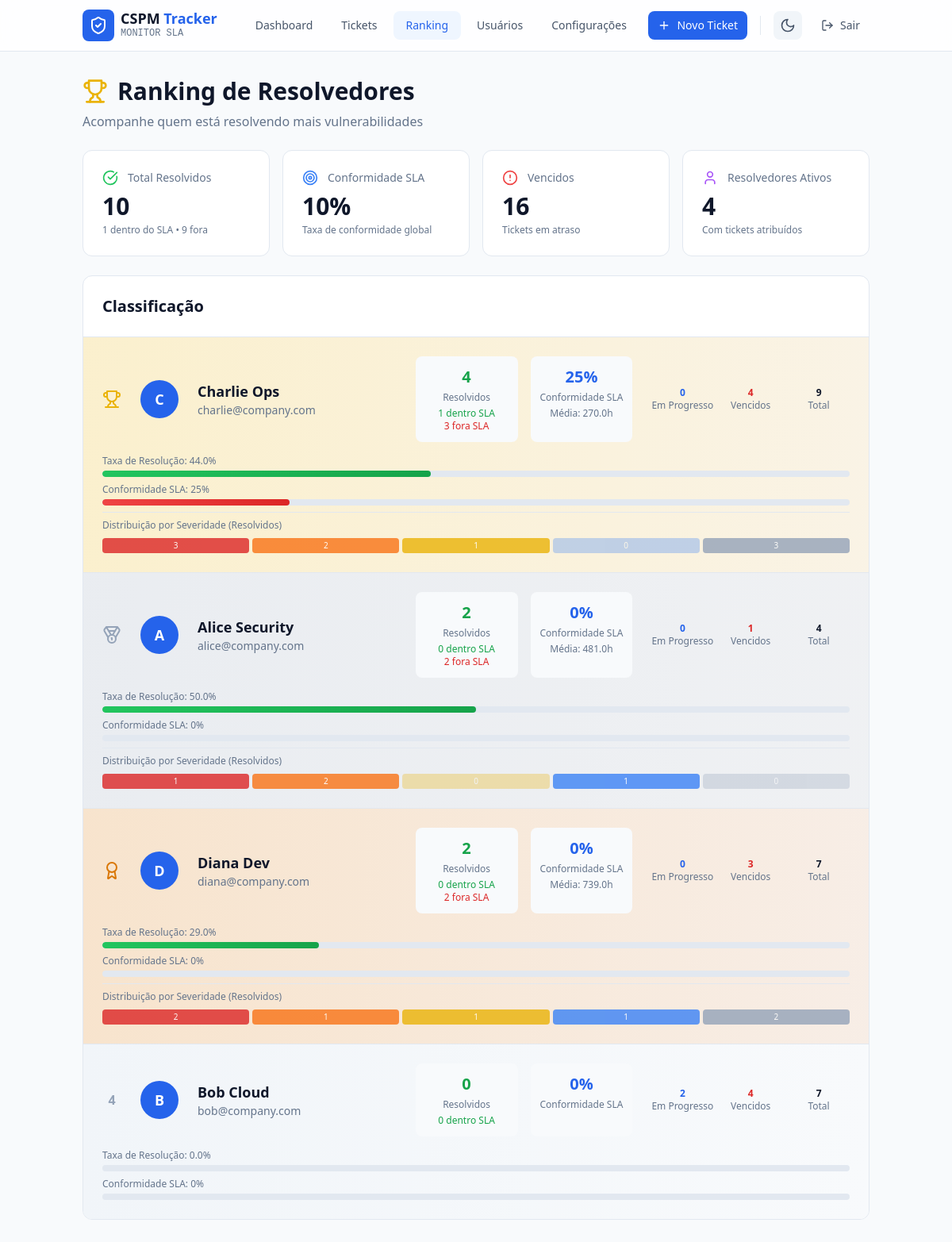
Page /ranking (signed in) on the committed database.
### flask_app/models.py (models this page shows)
class Resolver(db.Model):
    __tablename__ = "resolvers"
    id = db.Column(db.Integer, primary_key=True)
    name = db.Column(db.String(120), nullable=False)
    email = db.Column(db.String(160), unique=True, nullable=False)
    tickets = db.relationship("Misconfiguration", back_populates="resolver", lazy=True)

### flask_app/app.py (the view)
    @app.route("/ranking")
    @login_required
    def ranking():
        ensure_overdue_status()
        data = Misconfiguration.query.order_by(Misconfiguration.detected_at.desc()).all()
        resolvers = Resolver.query.order_by(Resolver.name.asc()).all()
        stats = {}
        now = datetime.utcnow()
        for resolver in resolvers:
            stats[resolver.email] = {
                "resolver": resolver,
                "resolved_count": 0,
                "resolved_within_sla": 0,
                "resolved_outside_sla": 0,
                "in_progress_count": 0,
                "overdue_count": 0,
                "total_assigned": 0,
                "avg_resolution_time": 0,
                "sla_compliance_rate": 0,
                "severity_breakdown": {
                    "CRITICAL": 0,
                    "HIGH": 0,
                    "MEDIUM": 0,
                    "LOW": 0,
                    "INFORMAL": 0,
                },
                "resolved_times": [],
            }
        for ticket in data:
            if not ticket.resolver:
                continue
            stats_item = stats.get(ticket.resolver.email)
            if not stats_item:
                continue
            stats_item["total_assigned"] += 1
            stats_item["severity_breakdown"][ticket.severity] += 1
            if ticket.status == "Resolved":
                stats_item["resolved_count"] += 1
                if now <= ticket.sla_deadline:
                    stats_item["resolved_within_sla"] += 1
                else:
                    stats_item["resolved_outside_sla"] += 1
                resolution_time = (now - ticket.detected_at).total_seconds() / 3600
                stats_item["resolved_times"].append(resolution_time)
            elif ticket.status == "In Progress":
                stats_item["in_progress_count"] += 1
            elif ticket.status == "Overdue":
                stats_item["overdue_count"] += 1
        ranking_list = []
        for item in stats.values():
            if item["resolved_times"]:
                item["avg_resolution_time"] = sum(item["resolved_times"]) / len(item["resolved_times"])
            if item["resolved_count"] > 0:
                item["sla_compliance_rate"] = round(
                    (item["resolved_within_sla"] / item["resolved_count"]) * 100
                )
            if item["total_assigned"] > 0:
                ranking_list.append(item)
        ranking_list.sort(
            key=lambda x: (
                -x["resolved_within_sla"],
                -x["resolved_count"],
                -x["sla_compliance_rate"],
            )
        )
        total_resolved = len([t for t in data if t.status == "Resolved"])
        total_in_progress = len([t for t in data if t.status == "In Progress"])
        total_overdue = len([t for t in data if t.status == "Overdue"])
        resolved_within_sla = len([t for t in data if t.status == "Resolved" and now <= t.sla_deadline])
        resolved_outside_sla = total_resolved - resolved_within_sla
        global_sla_compliance = round((resolved_within_sla / total_resolved) * 100) if total_resolved else 0
        return render_template(
            "ranking.html",
            ranking=ranking_list,
            total_resolved=total_resolved,
            total_in_progress=total_in_progress,
            total_overdue=total_overdue,
            resolved_within_sla=resolved_within_sla,
            resolved_outside_sla=resolved_outside_sla,
            global_sla_compliance=global_sla_compliance,
        )

### flask_app/templates/ranking.html (shortened to what this page needs)
{% extends "base.html" %}
{% set show_header = true %}
{% block content %}
  <div class="space-y-6">
    <div class="flex items-center justify-between">
      <div>
        <h1 class="text-3xl font-bold text-slate-900 dark:text-white flex items-center gap-3">
          <i data-lucide="trophy" class="w-8 h-8 text-yellow-500"></i>
          Ranking de Resolvedores
        </h1>
        <p class="text-slate-500 dark:text-slate-400 mt-2">
          Acompanhe quem está resolvendo mais vulnerabilidades
        </p>
      </div>
    </div>
    <div class="grid grid-cols-1 md:grid-cols-2 lg:grid-cols-4 gap-4">
      <div class="bg-white dark:bg-slate-800 rounded-xl border border-slate-200 dark:border-slate-700 p-6">
        <div class="flex items-center gap-3 mb-2">
          <i data-lucide="check-circle" class="w-5 h-5 text-green-500"></i>
          <span class="text-sm font-medium text-slate-500 dark:text-slate-400">Total Resolvidos</span>
        </div>
        <p class="text-3xl font-bold text-slate-900 dark:text-white">{{ total_resolved }}</p>
        <p class="text-xs text-slate-500 dark:text-slate-400 mt-1">
          {{ resolved_within_sla }} dentro do SLA • {{ resolved_outside_sla }} fora
        </p>
      </div>
      <div class="bg-white dark:bg-slate-800 rounded-xl border border-slate-200 dark:border-slate-700 p-6">
        <div class="flex items-center gap-3 mb-2">
          <i data-lucide="target" class="w-5 h-5 text-blue-500"></i>
          <span class="text-sm font-medium text-slate-500 dark:text-slate-400">Conformidade SLA</span>
        </div>
        <p class="text-3xl font-bold text-slate-900 dark:text-white">{{ global_sla_compliance }}%</p>
        <p class="text-xs text-slate-500 dark:text-slate-400 mt-1">Taxa de conformidade global</p>
      </div>
      <div class="bg-white dark:bg-slate-800 rounded-xl border border-slate-200 dark:border-slate-700 p-6">
        <div class="flex items-center gap-3 mb-2">
          <i data-lucide="alert-circle" class="w-5 h-5 text-red-500"></i>
          <span class="text-sm font-medium text-slate-500 dark:text-slate-400">Vencidos</span>
        </div>
        <p class="text-3xl font-bold text-slate-900 dark:text-white">{{ total_overdue }}</p>
        <p class="text-xs text-slate-500 dark:text-slate-400 mt-1">Tickets em atraso</p>
      </div>
      <div class="bg-white dark:bg-slate-800 rounded-xl border border-slate-200 dark:border-slate-700 p-6">
        <div class="flex items-center gap-3 mb-2">
          <i data-lucide="user" class="w-5 h-5 text-purple-500"></i>
          <span class="text-sm font-medium text-slate-500 dark:text-slate-400">Resolvedores Ativos</span>
        </div>
        <p class="text-3xl font-bold text-slate-900 dark:text-white">{{ ranking|length }}</p>
        <p class="text-xs text-slate-500 dark:text-slate-400 mt-1">Com tickets atribuídos</p>
      </div>
    </div>
    <div class="bg-white dark:bg-slate-800 rounded-xl border border-slate-200 dark:border-slate-700 overflow-hidden">
      <div class="p-6 border-b border-slate-200 dark:border-slate-700">
        <h2 class="text-xl font-semibold text-slate-900 dark:text-white">Classificação</h2>
      </div>
      {% if ranking|length == 0 %}
        <div class="p-12 text-center">
          <i data-lucide="trophy" class="w-16 h-16 text-slate-300 dark:text-slate-600 mx-auto mb-4"></i>
          <p class="text-slate-500 dark:text-slate-400">Nenhum resolvedor com tickets atribuídos ainda.</p>
        </div>
      {% else %}
        <div class="divide-y divide-slate-200 dark:divide-slate-700">
          {% for stats in ranking %}
            {% set idx = loop.index0 %}
            {% if idx == 0 %}
              {% set card = 'from-yellow-500/20 to-yellow-600/10 border-yellow-500/30' %}
              {% set icon = 'trophy' %}
            {% elif idx == 1 %}
              {% set card = 'from-slate-400/20 to-slate-500/10 border-slate-400/30' %}
              {% set icon = 'medal' %}
            {% elif idx == 2 %}
              {% set card = 'from-amber-600/20 to-amber-700/10 border-amber-600/30' %}
              {% set icon = 'award' %}
            {% else %}
              {% set card = 'from-slate-100 to-slate-50 dark:from-slate-800 dark:to-slate-900 border-slate-200 dark:border-slate-700' %}
              {% set icon = '' %}
            {% endif %}
            {% set success_rate = (stats.resolved_count / stats.total_assigned * 100) | round(0) if stats.total_assigned else 0 %}
            <div class="p-6 bg-gradient-to-r {{ card }} hover:shadow-lg transition-all">
              <div class="flex items-center gap-6">
                <div class="flex-shrink-0">
                  {% if icon %}
                    <i data-lucide="{{ icon }}" class="w-6 h-6 {% if idx == 0 %}text-yellow-500{% elif idx == 1 %}text-slate-400{% else %}text-amber-600{% endif %}"></i>
                  {% else %}
                    <div class="w-6 h-6 flex items-center justify-center text-slate-400 dark:text-slate-500 font-bold">{{ idx + 1 }}</div>
                  {% endif %}
                </div>
                <div class="flex-shrink-0">
                  <div class="w-12 h-12 rounded-full bg-blue-600 flex items-center justify-center text-white font-semibold text-lg">
                    {{ stats.resolver.name[:1].upper() }}
                  </div>
                </div>
                <div class="flex-1 min-w-0">
                  <h3 class="text-lg font-semibold text-slate-900 dark:text-white truncate">{{ stats.resolver.name }}</h3>
                  <p class="text-sm text-slate-500 dark:text-slate-400 truncate">{{ stats.resolver.email }}</p>
                </div>
                <div class="grid grid-cols-2 gap-4 text-center">
                  <div class="bg-slate-50 dark:bg-slate-900/50 rounded-lg p-3">
                    <div class="text-xl font-bold text-green-600 dark:text-green-400">{{ stats.resolved_count }}</div>
                    <div class="text-xs text-slate-500 dark:text-slate-400 mt-1">Resolvidos</div>
                    <div class="text-xs text-green-600 dark:text-green-400 mt-1">
                      {{ stats.resolved_within_sla }} dentro SLA
                    </div>
                    {% if stats.resolved_outside_sla > 0 %}
                      <div class="text-xs text-red-600 dark:text-red-400">
                        {{ stats.resolved_outside_sla }} fora SLA
                      </div>
                    {% endif %}
                  </div>
                  <div class="bg-slate-50 dark:bg-slate-900/50 rounded-lg p-3">
                    <div class="text-xl font-bold text-blue-600 dark:text-blue-400">{{ stats.sla_compliance_rate }}%</div>
                    <div class="text-xs text-slate-500 dark:text-slate-400 mt-1">Conformidade SLA</div>
                    {% if stats.avg_resolution_time > 0 %}
                      <div class="text-xs text-slate-500 dark:text-slate-400 mt-1">
                        Média: {{ (stats.avg_resolution_time | round(0)) }}h
                      </div>
                    {% endif %}
                  </div>
                </div>
                <div class="flex-shrink-0">
                  <div class="grid grid-cols-3 gap-2 text-center text-xs">
                    <div>
                      <div class="font-semibold text-blue-600 dark:text-blue-400">{{ stats.in_progress_count }}</div>
                      <div class="text-slate-500 dark:text-slate-400">Em Progresso</div>
                    </div>
                    <div>
                      <div class="font-semibold text-red-600 dark:text-red-400">{{ stats.overdue_count }}</div>
                      <div class="text-slate-500 dark:text-slate-400">Vencidos</div>
                    </div>
                    <div>
                      <div class="font-semibold text-slate-900 dark:text-white">{{ stats.total_assigned }}</div>
                      <div class="text-slate-500 dark:text-slate-400">Total</div>
                    </div>
                  </div>
                </div>
              </div>
              <div class="mt-4 space-y-2">
                <div>
                  <div class="flex justify-between text-xs text-slate-500 dark:text-slate-400 mb-1">
                    <span>Taxa de Resolução: {{ success_rate }}%</span>
                  </div>
                  <div class="flex-1 h-2 bg-slate-200 dark:bg-slate-700 rounded-full overflow-hidden">
                    <div class="h-full bg-gradient-to-r from-green-500 to-green-600 rounded-full" style="width: {{ success_rate }}%"></div>
                  </div>
                </div>
                <div>
                  <div class="flex justify-between text-xs text-slate-500 dark:text-slate-400 mb-1">
                    <span>Conformidade SLA: {{ stats.sla_compliance_rate }}%</span>
                  </div>
                  <div class="flex-1 h-2 bg-slate-200 dark:bg-slate-700 rounded-full overflow-hidden">
                    {% if stats.sla_compliance_rate >= 80 %}
                      <div class="h-full bg-gradient-to-r from-blue-500 to-blue-600 rounded-full" style="width: {{ stats.sla_compliance_rate }}%"></div>
                    {% elif stats.sla_compliance_rate >= 60 %}
                      <div class="h-full bg-gradient-to-r from-yellow-500 to-yellow-600 rounded-full" style="width: {{ stats.sla_compliance_rate }}%"></div>
                    {% else %}
                      <div class="h-full bg-gradient-to-r from-red-500 to-red-600 rounded-full" style="width: {{ stats.sla_compliance_rate }}%"></div>
                    {% endif %}
                  </div>
                </div>
                {% if stats.resolved_count > 0 %}
                  <div class="pt-2 border-t border-slate-200 dark:border-slate-700">
                    <div class="text-xs text-slate-500 dark:text-slate-400 mb-2">
                      Distribuição por Severidade (Resolvidos)
                    </div>
                    <div class="flex gap-1">
                      {% for severity in ['CRITICAL', 'HIGH', 'MEDIUM', 'LOW', 'INFORMAL'] %}
                        {% set count = stats.severity_breakdown[severity] %}
                        {% set percentage = (count / stats.resolved_count * 100) if stats.resolved_count else 0 %}
                        {% set colors = {
                          'CRITICAL': 'bg-red-600',
                          'HIGH': 'bg-orange-500',
                          'MEDIUM': 'bg-yellow-500',
                          'LOW': 'bg-blue-500',
                          'INFORMAL': 'bg-slate-400'
                        } %}
                        <div class="{{ colors[severity] }} rounded text-white text-[10px] px-1 py-0.5 flex-1 text-center" style="opacity: {{ 0.8 if count > 0 else 0.3 }}" title="{{ severity }}: {{ count }}">
                          {{ count }}
                        </div>
                      {% endfor %}
                    </div>
                  </div>
                {% endif %}
              </div>
            </div>
          {% endfor %}
        </div>
      {% endif %}
    </div>
  </div>
{% endblock %}

### rows in the picture
Resolver: resolver "C", resolver.name "Charlie Ops", resolver.email "charlie@company.com"
Resolver: resolver "A", resolver.name "Alice Security", resolver.email "alice@company.com"
Resolver: resolver "D", resolver.name "Diana Dev", resolver.email "diana@company.com"
Resolver: resolver "B", resolver.name "Bob Cloud", resolver.email "bob@company.com"

### other values in the picture
{{ total_resolved }} "10"
{{ resolved_within_sla }} "1"
{{ resolved_outside_sla }} "9"
{{ global_sla_compliance }} "10"
{{ total_overdue }} "16"
{{ ranking|length }} "4"
{{ stats.resolved_count }} "4" "2" "2" "0"
{{ stats.resolved_within_sla }} "1" "0" "0" "0"
{{ stats.resolved_outside_sla }} "3" "2" "2"
{{ stats.sla_compliance_rate }} "25" "0" "0" "0"
{{ (stats.avg_resolution_time | round(0)) }} "270.0" "481.0" "739.0"
{{ stats.in_progress_count }} "0" "0" "0" "2"
{{ stats.overdue_count }} "4" "1" "3" "4"
{{ stats.total_assigned }} "9" "4" "7" "7"
{{ success_rate }} "44.0" "50.0" "29.0" "0.0"
